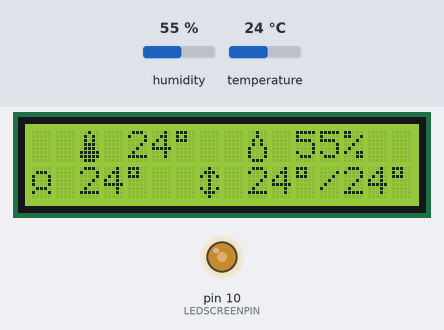
Recording of a sketch running on a simulated Arduino Uno, built with avr-gcc and run on an emulated ATmega328P. Parts: 16×2 character LCD, output pins drawn as LEDs (lit = HIGH). The test bench sets the inputs (shaded band); at power-on: humidity 55 %, temperature 24 °C. What the sketch prints to the serial monitor is not drawn.

Above: at 2.7 s.
2.8 s: humidity set to 22 %
At 4.8 s:
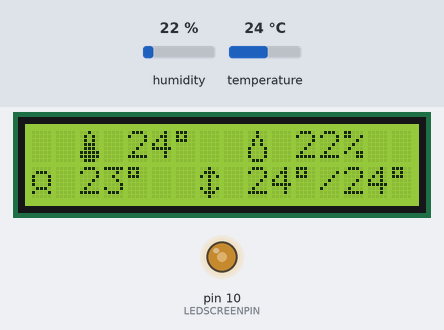
5.6 s: temperature set to 12 °C
At 7.5 s:
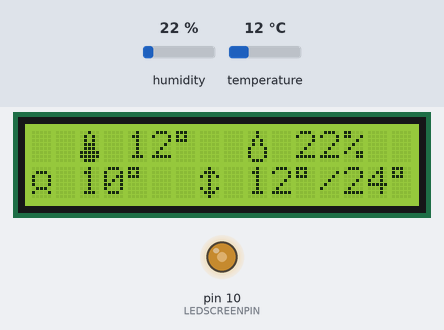
8.3 s: humidity set to 40 %
At 11.4 s:
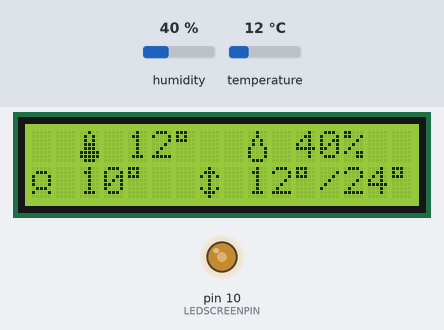
11.7 s: temperature set to 19 °C
At 12.9 s:
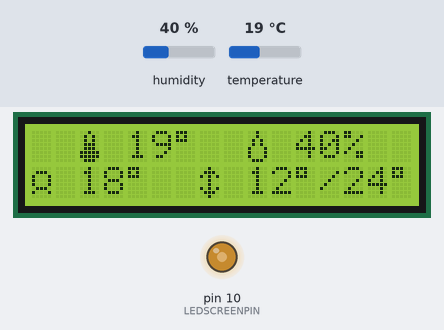
Timing chart, 0 to 14.7 s (numbered marks = the images above; inputs shaded):
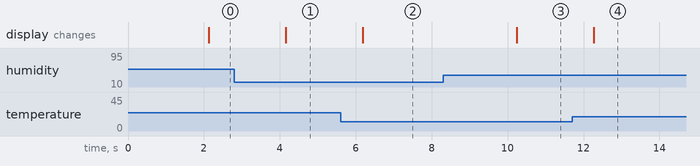

Measured:
- after the input at 2.8 s, the display: changes after 1.4 s (image 1)
- after the input at 5.6 s, the display: changes after 0.59 s (image 2)
- after the input at 8.3 s, the display: changes after 1.9 s (image 3)
- after the input at 11.7 s, the display: changes after 0.57 s (image 4)

The sketch:

thermometre.ino
```cpp
#include <LiquidCrystal.h>

LiquidCrystal lcd(9, 8, 5, 4, 3, 2);

// Example testing sketch for various DHT humidity/temperature sensors
// Written by ladyada, public domain
double dewPoint(double celsius, double humidity) {
  // (1) Saturation Vapor Pressure = ESGG(T)
  double RATIO = 373.15 / (273.15 + celsius);
  double RHS = -7.90298 * (RATIO - 1);
  RHS += 5.02808 * log10(RATIO);
  RHS += -1.3816e-7 * (pow(10, (11.344 * (1 - 1 / RATIO ))) - 1) ;
  RHS += 8.1328e-3 * (pow(10, (-3.49149 * (RATIO - 1))) - 1) ;
  RHS += log10(1013.246);   // factor -3 is to adjust units - Vapor Pressure SVP * humidity
  double VP = pow(10, RHS - 3) * humidity;   // (2) DEWPOINT = F(Vapor Pressure)
  double T = log(VP / 0.61078); // temp var
  return (241.88 * T) / (17.558 - T);
}

byte termometre[8] = //icon for termometer
{
    B00100,
    B01010,
    B01010,
    B01110,
    B01110,
    B11111,
    B11111,
    B01110
};

byte goutte[8] = //icon for water droplet
{
    B00100,
    B00100,
    B01010,
    B01010,
    B10001,
    B10001,
    B10001,
    B01110,
};

byte feel[8] = {
  0b00000,
  0b01110,
  0b10001,
  0b10001,
  0b10001,
  0b01110,
  0b10001,
  0b00000
};

byte minmax[8] = {
  0b00100,
  0b01110,
  0b10101,
  0b00100,
  0b00100,
  0b10101,
  0b01110,
  0b00100
};


#include "DHT.h"

#define DHTPIN A0     // what pin we're connected to
#define LEDSCREENPIN 10
// Uncomment whatever type you're using!
#define DHTTYPE DHT11   // DHT 11


// Initialize DHT sensor.
// Note that older versions of this library took an optional third parameter to
// tweak the timings for faster processors.  This parameter is no longer needed
// as the current DHT reading algorithm adjusts itself to work on faster procs.
DHT dht(DHTPIN, DHTTYPE);
float tempMin;
float tempMax;

void setup() {
  Serial.begin(9600);
  Serial.println("DHTxx test!");

  dht.begin();
  tempMin = tempMax = dht.readTemperature();

  analogWrite(LEDSCREENPIN, 128);

  lcd.begin(16,2);         // initialize the lcd for 16 chars 2 lines, turn on backlight
  lcd.clear();
  lcd.createChar(1,termometre);
  lcd.createChar(2,goutte);
  lcd.createChar(3,feel);
  lcd.createChar(4,minmax);
}

float lastTemp, lastHumidity;

void loop() {
  // Wait a few seconds between measurements.
  delay(2000);

  // Reading temperature or humidity takes about 250 milliseconds!
  // Sensor readings may also be up to 2 seconds 'old' (its a very slow sensor)
  float h = dht.readHumidity();
  // Read temperature as Celsius (the default)
  float t = dht.readTemperature();

if(t>tempMax)
tempMax = t;

if(t<tempMin)
tempMin = t;

  // Check if any reads failed and exit early (to try again).
  if (isnan(h) || isnan(t)) {
    Serial.println("Failed to read from DHT sensor!");
    return;
  }

  if(h == lastHumidity && t == lastTemp)
    return;

    lastHumidity = h;
    lastTemp = t;

  // Compute heat index in Celsius (isFahreheit = false)
  float hic = dht.computeHeatIndex(t, h, false);


  lcd.setCursor(2, 0);
  lcd.write(1);
  lcd.setCursor(4, 0);
  lcd.print(t, 0);
  lcd.setCursor(6, 0);
  lcd.print((char)223); //degree sign


  lcd.setCursor(9, 0);
  lcd.write(2);
  lcd.setCursor(11, 0);
  lcd.print(h, 0);
  lcd.print("%");

  lcd.setCursor(0, 1);
  lcd.write(3);
  lcd.setCursor(2, 1);
  lcd.print(hic, 0);
  lcd.setCursor(4, 1);
  lcd.print((char)223); //degree sign

  lcd.setCursor(7, 1);
  lcd.write(4);
  lcd.setCursor(9, 1);
  lcd.print(tempMin, 0);
  lcd.setCursor(11, 1);
  lcd.print((char)223);

  lcd.setCursor(12, 1);
  lcd.print("/");
  lcd.print(tempMax, 0);
  lcd.setCursor(15, 1);
  lcd.print((char)223);


  Serial.print("Humidite: ");
  Serial.print(h);
  Serial.print(" %\t");

  Serial.print("Temperature: ");
  Serial.print(t);
  Serial.write('°');
  Serial.print("\t");

  Serial.print("Ressenti: ");
  Serial.print(hic);
  Serial.write('°');
  Serial.print("\t");

  Serial.print("Td: ");
  Serial.print(dewPoint(t, h));
  Serial.write('°');

  Serial.println("");
}
```
